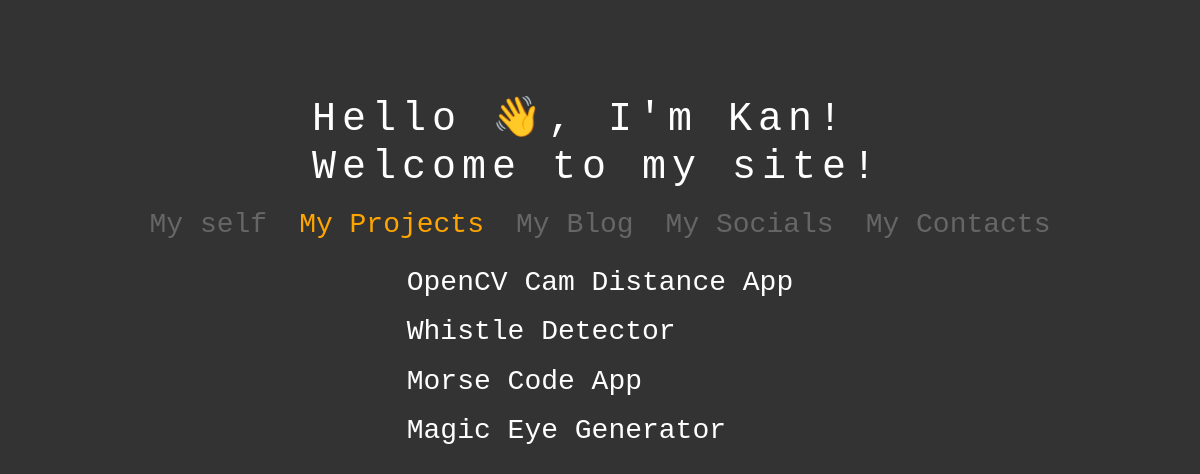
Before: /projects with the older database file.
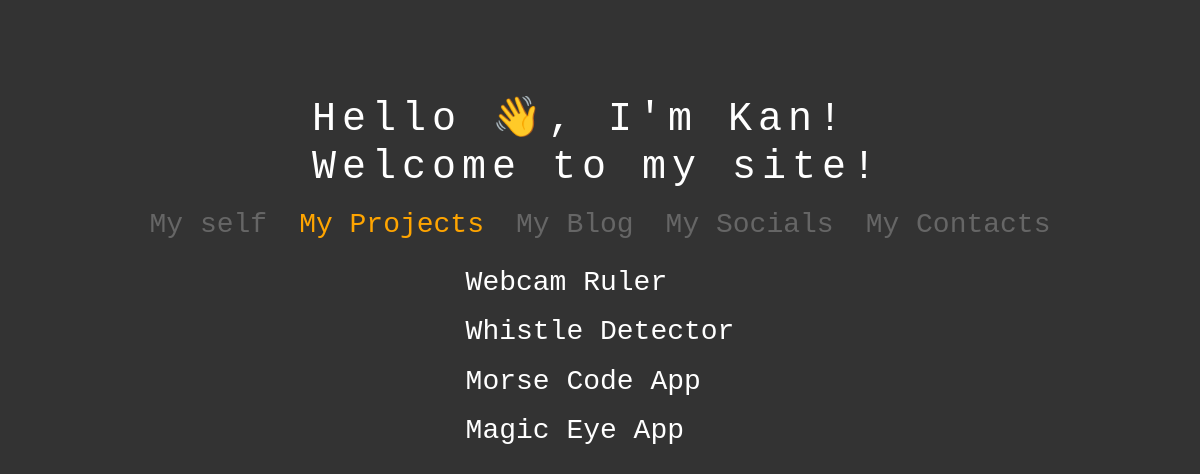
After: the same page with the newer database file.
### apps/main/models.py (models this page shows, shortened)
class Post(models.Model):
    id = models.CharField(primary_key=True, unique=True, max_length=6, default=generate_id)
    title = models.CharField(max_length=200, unique=True,)
    slug = models.SlugField(unique=True, max_length=200)
    updated_on = models.DateTimeField(auto_now=True)
    created_on = models.DateTimeField(auto_now_add=True)
    raw_content = models.TextField()
    content = models.TextField(blank=True, null=True)
    content_type = models.IntegerField(choices=TYPE)
    status = models.IntegerField(choices=STATUS)
    objects = models.Manager()
    class Meta:
        ordering = ['-created_on']

### apps/new_main/views.py (the view)
# urls.py: path('projects', projects_view, name='projects'),
def projects_view(request):
    blog_list = Post.objects.filter(status=1, content_type=0).order_by('-created_on')
    project_list = Post.objects.filter(status=1, content_type=1).order_by('-created_on')
    return render(request, 'new_main/index.html', context={'blogs': blog_list,
                                                           'projects': project_list,
                                                           'anchor': 'projects'})

### apps/new_main/templates/new_main/index.html (shortened to what this page needs)
{% extends "_base.html" %}
{% load static %}
{% block ref %}
<link rel="stylesheet" href="https://use.fontawesome.com/releases/v5.0.10/css/all.css">
<link rel="stylesheet" type="text/css" href="{% static 'new_main/css/style.css' %}">
<link rel="stylesheet" type="text/css" href="{% static 'new_main/css/animations.css' %}">
{% endblock ref %}
{% block body_attr %}hx-headers='{"X-CSRFToken": "{{ csrf_token }}"}'{% endblock body_attr %}
{% block body %}
<div id="main">
    <div id='intro1' class="intro-div">
        <div class="typewriter"> <h1 id='intro1a'>Hello <span class='wave'>👋</span>, I'm Kan!</h1></div>
        <div class="typewriter"> <h1 id='intro1b'>Welcome to my site!</h1></div>
    </div>
    <div id="header-div1" class='fade-in-top header-div'>
        <h3 id='header-about' class="header" onclick="select_nav('about', '#header-div1');">My self</h3>
        <h3 id='header-projects' class="header" onclick="select_nav('projects', '#header-div1');">My Projects</h3>
        <h3 id='header-blogs' class="header" onclick="select_nav('blogs', '#header-div1'); blog_toggle(false);">My Blog</h3>
        <div style="display: flex; flex-direction: row; gap: 2em;">
        <h3 id='header-socials' class="header" onclick="select_nav('socials', '#header-div1');">My Socials</h3>
        <h3 id='header-contacts' class="header" onclick="select_nav('contacts', '#header-div1');">My Contacts</h3>
        </div>
    </div>
    <div id="content-div" class="fade-in-top">
        {% include "new_main/projects.html" with projects=projects %}
    </div>
</div>
{% endblock body %}

### apps/new_main/templates/new_main/projects.html
<div id="content-projects" class="fade-in-top content-div">
    <div id='header-div2' class='header-div'>
        {% for project in projects %}
            <h3 class='header' onclick="window.location.href='{% url 'project_post' slug_id=project.slug %}'">{{project.title}}</h3>
        {% endfor %}
    </div>
</div>

Changed rows visible on the page:
changed Post: title "OpenCV Cam Distance App" → "Webcam Ruler"
changed Post: title "Magic Eye Generator" → "Magic Eye App"
